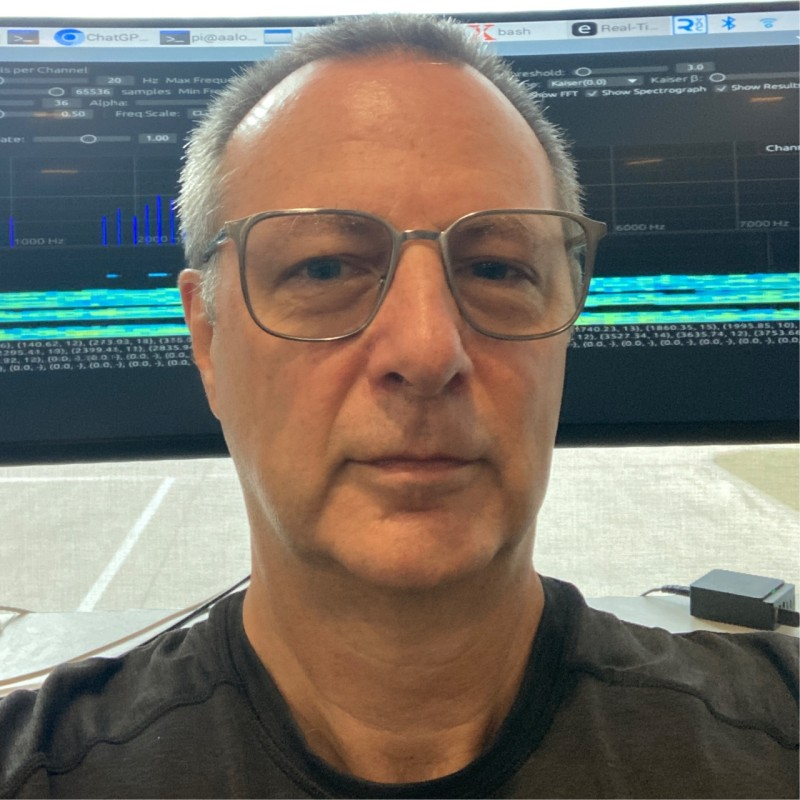
#> input picture profile.jpg, 800 x 800 px
$ python image_to_ascii.py --input ../profile.jpg --output out.png --width 100 --height 100
#> lines starting #> are read from the running program, lines starting #| are printed output that depends on the picture
import argparse
import sys


def parse_args() -> argparse.Namespace:
    parser = argparse.ArgumentParser(description="Convert an image to fixed-size ASCII art.")
    parser.add_argument("--input", required=True, help="Path to input image (jpg/png/webp).")
    parser.add_argument("--output", required=True, help="Path to output text file (ascii-art.txt).")
    parser.add_argument("--width", required=True, type=int, help="Output character width (e.g. 40).")
    parser.add_argument("--height", required=True, type=int, help="Output character height (e.g. 25).")
    return parser.parse_args()


def main() -> int:
    args = parse_args()

    if args.width <= 0 or args.height <= 0:
        raise RuntimeError("--width and --height must be > 0")

    try:
        from PIL import Image
    except Exception as exc:
        raise RuntimeError("Pillow is required: pip install pillow") from exc

    img = Image.open(args.input)
#> img is the input picture: PIL image 800x800 RGB; mean R, G, B 117.7, 113.7, 104.9
    img = img.convert("L")  # grayscale 0..255
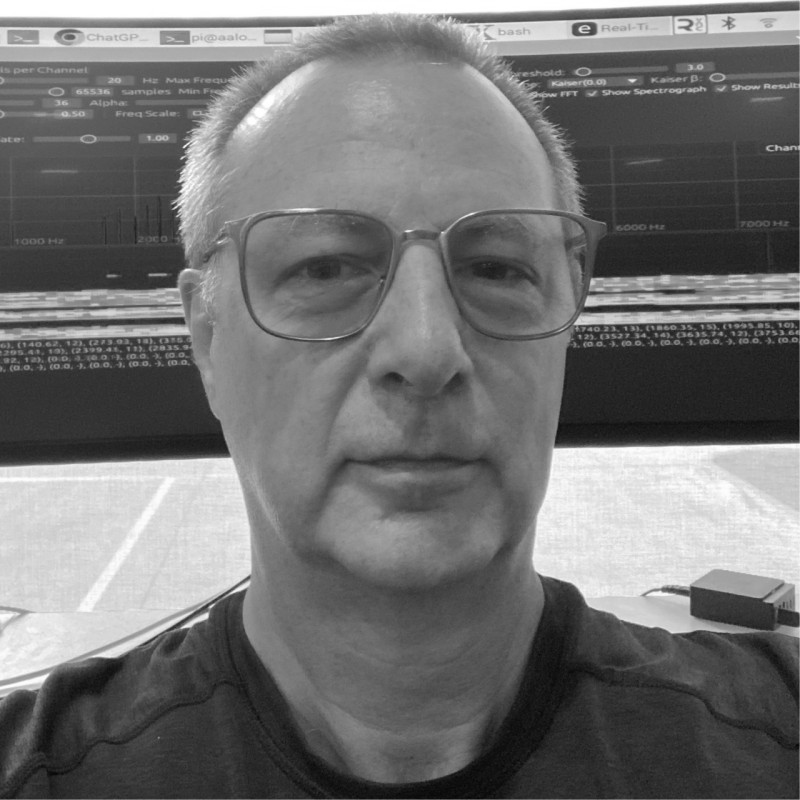
#> img: PIL image 800x800 L; min 6, max 255, mean 113.9
    img = img.resize((args.width, args.height), resample=Image.BILINEAR)
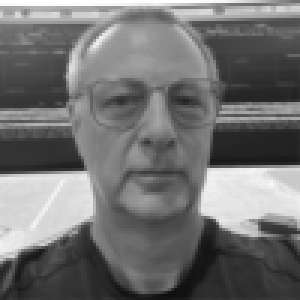
#> img: PIL image 100x100 L (shown 3 times larger); min 15, max 255, mean 113.8

    ramp = " .:-=+*#%@"
    ramp_len = len(ramp)

    lines: list[str] = []
    for y in range(args.height):
        row_chars: list[str] = []
        for x in range(args.width):
            px = img.getpixel((x, y))
            idx = int(px * (ramp_len - 1) / 255)
            row_chars.append(ramp[idx])
        lines.append("".join(row_chars))
#> after the loop, lines = 100 items

    with open(args.output, "w", encoding="utf-8", newline="\n") as f:
        f.write("\n".join(lines))
        f.write("\n")

    return 0


if __name__ == "__main__":
    sys.exit(main())
#> (the program exits here)
